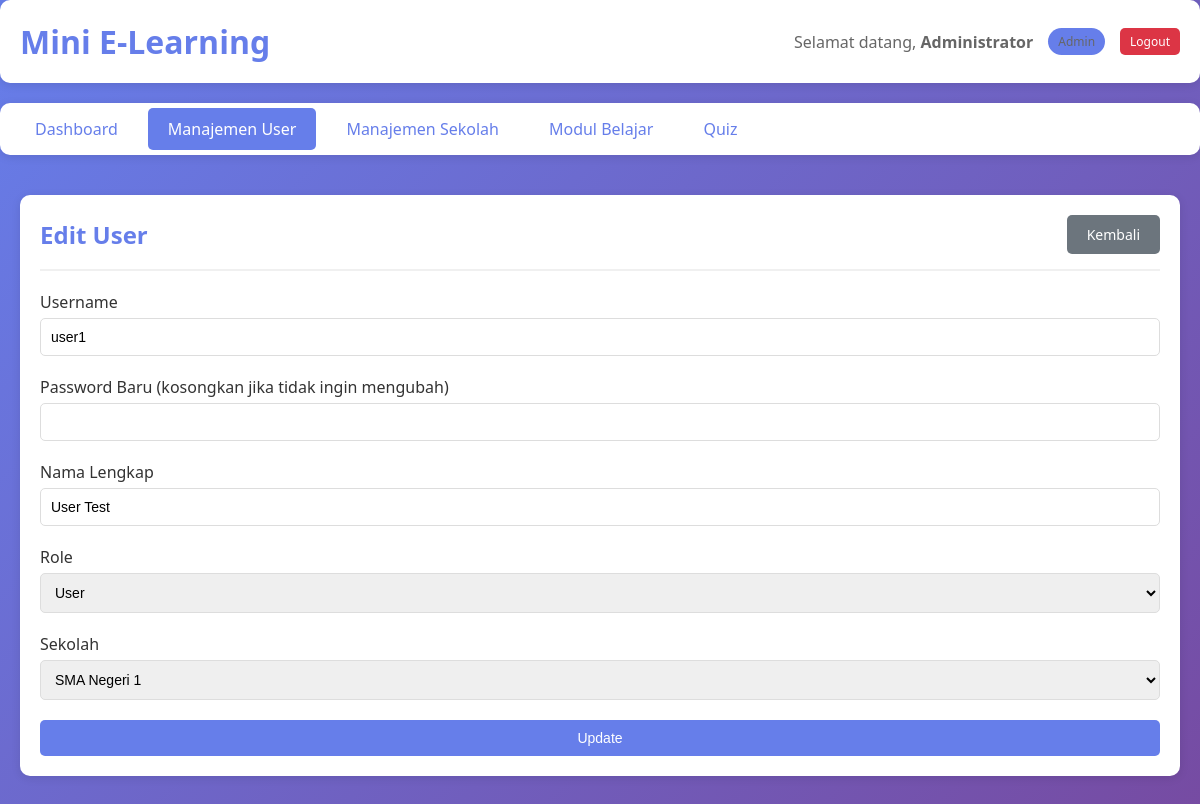
Before: /public/?page=user&action=edit&id=2 (signed in) with the older database file.
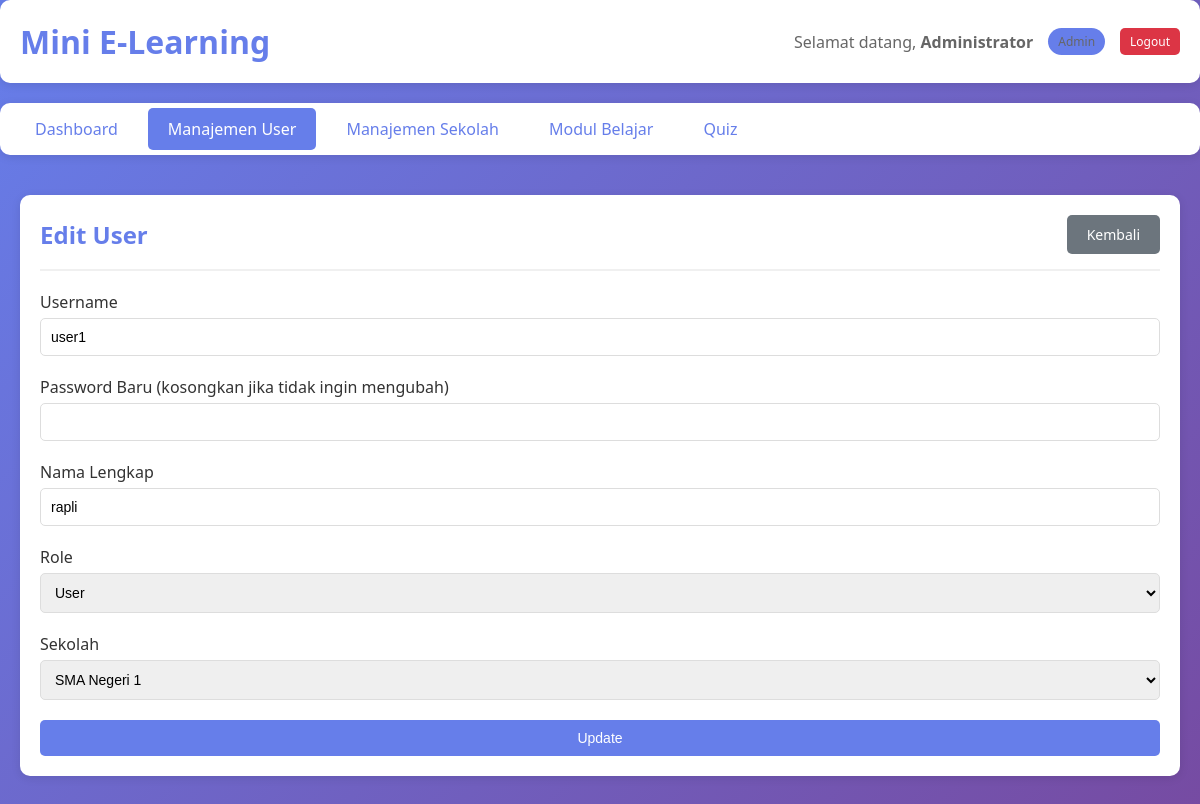
After: the same page with the newer database file.
### tables this page shows
CREATE TABLE IF NOT EXISTS users (
    id INT AUTO_INCREMENT PRIMARY KEY,
    username VARCHAR(100) NOT NULL UNIQUE,
    password VARCHAR(255) NOT NULL,
    nama VARCHAR(255) NOT NULL,
    role ENUM('admin', 'user') NOT NULL DEFAULT 'user',
    sekolah_id INT,
    created_at TIMESTAMP DEFAULT CURRENT_TIMESTAMP,
    FOREIGN KEY (sekolah_id) REFERENCES sekolah(id) ON DELETE SET NULL
);

CREATE TABLE IF NOT EXISTS sekolah (
    id INT AUTO_INCREMENT PRIMARY KEY,
    nama_sekolah VARCHAR(255) NOT NULL,
    alamat TEXT,
    created_at TIMESTAMP DEFAULT CURRENT_TIMESTAMP
);

### app/controllers/user_controller.php (called while the page is built, shortened)
<?php
require_once __DIR__ . '/../models/user_model.php';
require_once __DIR__ . '/../models/sekolah_model.php';
function user_edit_form() {
    $id = $_GET['id'] ?? 0;
    $user = get_user_by_id($id);
    $sekolah_list = get_all_sekolah();
    include __DIR__ . '/../views/user/edit.php';
}
?>

### app/models/user_model.php (called while the page is built, shortened)
<?php
require_once __DIR__ . '/db_functions.php';
function get_user_by_id($id) {
    $sql = "SELECT u.id, u.username, u.nama, u.role, u.sekolah_id, u.created_at, s.nama_sekolah
            FROM users u
            LEFT JOIN sekolah s ON u.sekolah_id = s.id
            WHERE u.id = ?";
    return db_fetch_one($sql, [$id]);
}
?>

### app/models/db_functions.php (called while the page is built, shortened)
<?php
function db_query($sql, $params = []) {
    $conn = get_db_connection();
    try {
        $stmt = $conn->prepare($sql);
        $stmt->execute($params);
        return $stmt;
    } catch (PDOException $e) {
        error_log("Database error: " . $e->getMessage());
        return false;
    }
}
function db_fetch_all($sql, $params = []) {
    $stmt = db_query($sql, $params);
    if ($stmt) {
        return $stmt->fetchAll();
    }
    return [];
}
function db_fetch_one($sql, $params = []) {
    $stmt = db_query($sql, $params);
    if ($stmt) {
        return $stmt->fetch();
    }
    return false;
}
?>

### app/models/sekolah_model.php (called while the page is built, shortened)
<?php
require_once __DIR__ . '/db_functions.php';
function get_all_sekolah() {
    $sql = "SELECT * FROM sekolah ORDER BY nama_sekolah";
    return db_fetch_all($sql);
}
?>

### app/views/user/edit.php (the view, shortened to what this page needs)
<?php
require_once __DIR__ . '/../layouts/header.php';
?>
<div class="container">
    <div class="card">
        <div class="card-header">
            <h2>Edit User</h2>
            <a href="<?php echo APP_URL; ?>?page=user&action=list" class="btn btn-secondary">Kembali</a>
        </div>
        <form method="POST" action="<?php echo APP_URL; ?>?page=user&action=update">
            <div class="form-group">
                <label for="username">Username</label>
                <input type="text" id="username" name="username" value="<?php echo htmlspecialchars($user['username']); ?>" required>
            </div>
            <div class="form-group">
                <label for="password">Password Baru (kosongkan jika tidak ingin mengubah)</label>
                <input type="password" id="password" name="password">
            </div>
            <div class="form-group">
                <label for="nama">Nama Lengkap</label>
                <input type="text" id="nama" name="nama" value="<?php echo htmlspecialchars($user['nama']); ?>" required>
            </div>
            <div class="form-group">
                <label for="role">Role</label>
                <select id="role" name="role" required>
                    <option value="user" <?php echo $user['role'] === 'user' ? 'selected' : ''; ?>>User</option>
                </select>
            </div>
            <div class="form-group">
                <label for="sekolah_id">Sekolah</label>
                <select id="sekolah_id" name="sekolah_id">
                    <?php foreach ($sekolah_list as $sekolah): ?>
                        <option value="<?php echo $sekolah['id']; ?>"
                                <?php echo $user['sekolah_id'] == $sekolah['id'] ? 'selected' : ''; ?>>
                            <?php echo htmlspecialchars($sekolah['nama_sekolah']); ?>
                        </option>
                    <?php endforeach; ?>
                </select>
            </div>
            <button type="submit" class="btn btn-primary">Update</button>
        </form>
    </div>
</div>
<?php require_once __DIR__ . '/../layouts/footer.php'; ?>

Changed rows visible on the page:
changed users "user1": nama "User Test" → "rapli"
